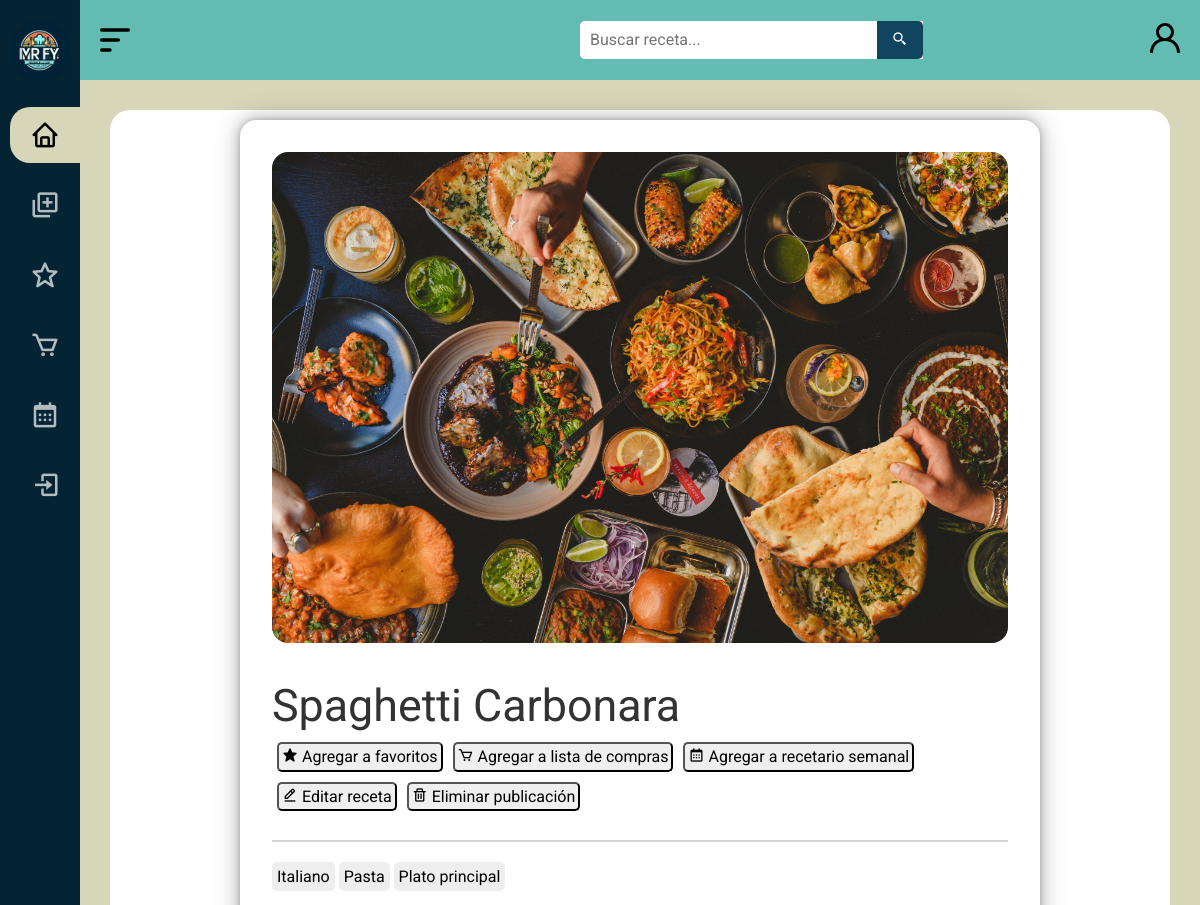
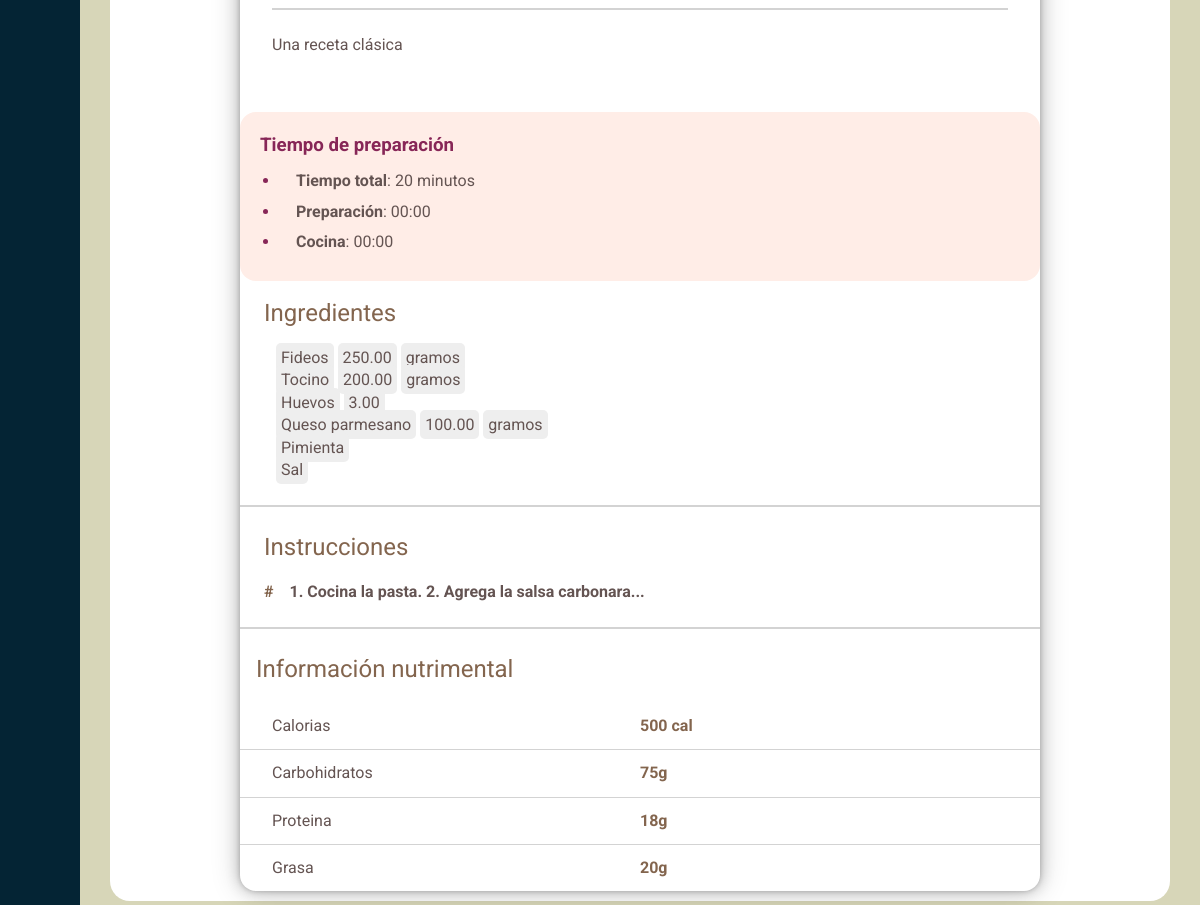
/recipe/1/, run on an earlier commit of the app's database (2 pictures, top to bottom).
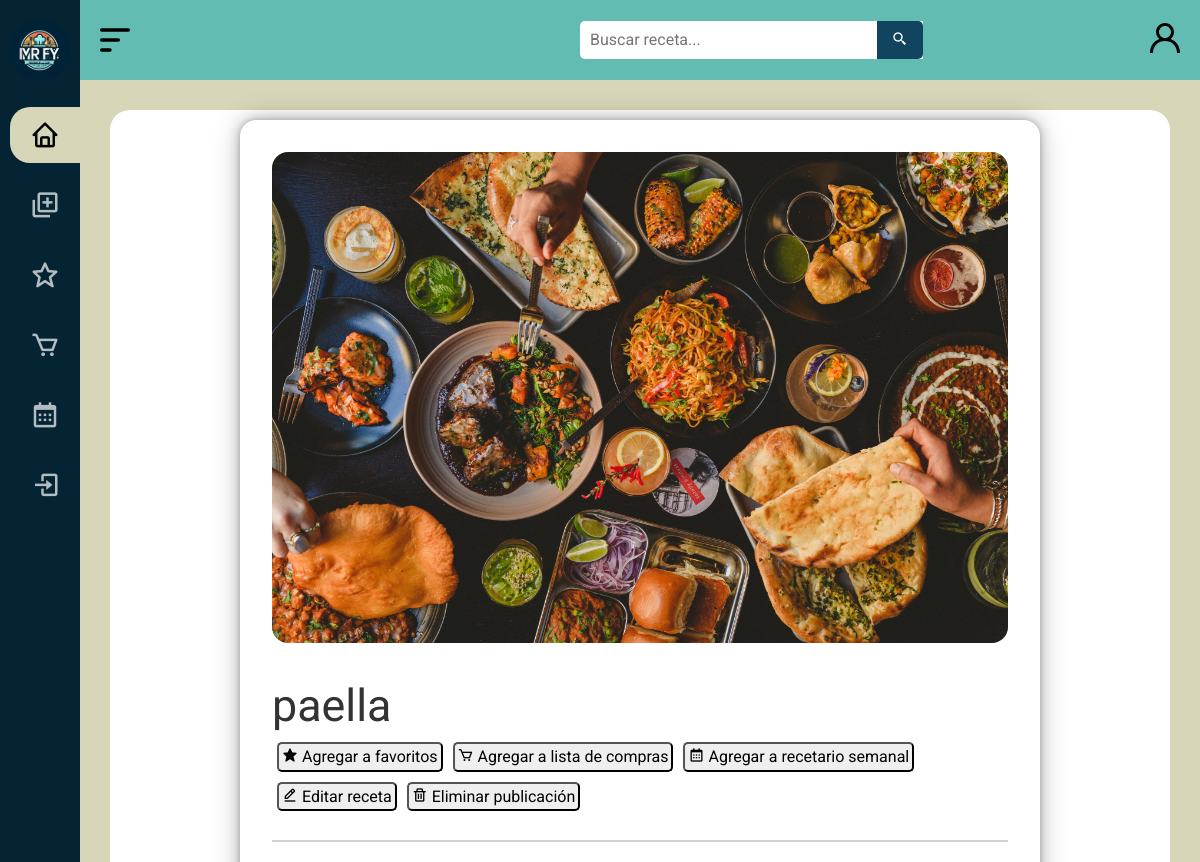
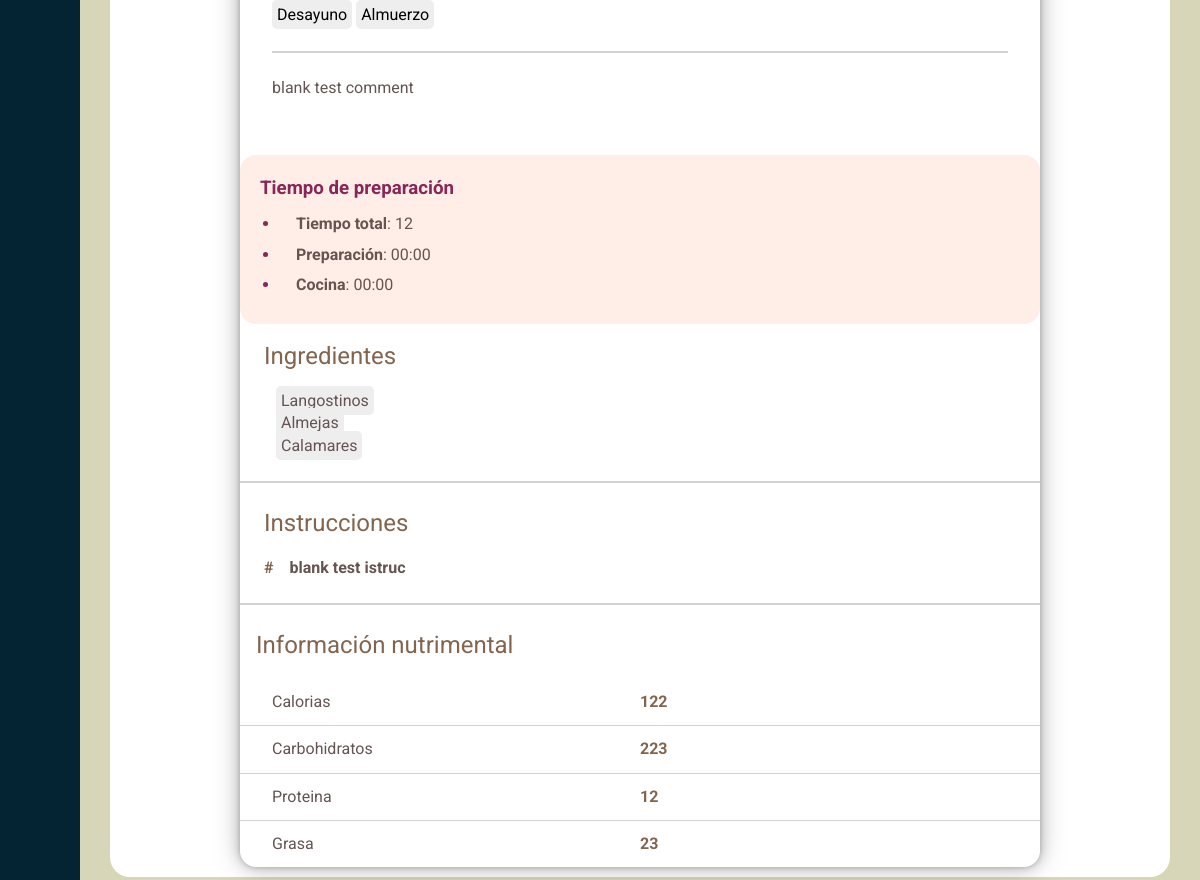
And on a later commit of the database (2 pictures, top to bottom).
### MRFY/models.py (models this page shows, shortened)
class Recipe(models.Model):
    IDReceta = models.AutoField(primary_key=True, unique=True)  # Clave primaria que coincide con la base de datos
    Autor = models.ForeignKey(settings.AUTH_USER_MODEL, on_delete=models.CASCADE, null=False)
    FechaCreación = models.DateTimeField(auto_now_add=True)
    Nombre = models.CharField(max_length=100, null=False)
    Calorias = models.CharField(max_length=50, null=True)
    CarbHidratos = models.CharField(max_length=50, null=True)
    Proteinas = models.CharField(max_length=50, null=True)
    Grasas = models.CharField(max_length=50, null=True)
    Instrucciones = models.TextField(null=True)
    Comentarios = models.TextField(null=True)
    Valoración = models.DecimalField(max_digits=3, decimal_places=1, null=True)
    TiempoPreparación = models.CharField(max_length=50, null=True)
    Imagen = models.TextField(default='images/wallpaper4.jpg')
    Etiquetas = models.ManyToManyField('Tag', through='RecipeTag')
    Ingredientes = models.ManyToManyField('Ingredient', through='RecipeIngredient')

class RecipeTag(models.Model):
    IDReceta = models.ForeignKey(Recipe, on_delete=models.CASCADE)
    IDTag = models.ForeignKey(Tag, on_delete=models.CASCADE)

class Tag(models.Model):
    IDTag = models.AutoField(primary_key=True, unique=True)  # Clave primaria que coincide con la base de datos
    Nombre = models.CharField(max_length=100, null=False)

class RecipeIngredient(models.Model):
    IDReceta = models.ForeignKey(Recipe, on_delete=models.CASCADE)
    IDIngrediente = models.ForeignKey(Ingredient, on_delete=models.CASCADE)
    Cantidad = models.DecimalField(max_digits=10, decimal_places=2, null=True, default=None)
    Unidad = models.CharField(max_length=50, null=True)

class Ingredient(models.Model):
    IDIngrediente = models.AutoField(primary_key=True, unique=True)  # Clave primaria que coincide con la base de datos
    Nombre = models.CharField(max_length=100, null=False)

### MRFY/views.py (the view)
# urls.py: path('recipe/<int:id_receta>/', recipe, name='recipe_detail'),
def recipe(request, id_receta):
    receta = get_object_or_404(Recipe, IDReceta=id_receta)  # Obtiene la receta por ID o devuelve 404 si no existe
    context = {
        "receta": receta,
        "tags": receta.recipetag_set.all(),  # Obtener todas las relaciones RecipeTag asociadas a la receta
        "ingredientes": receta.recipeingredient_set.all(),  # Obtener todas las relaciones RecipeIngredient asociadas a la receta
        "user": request.user
    }
    return render(request, 'vista_receta/recipe.html', context)  # Renderiza el template con la receta

### MRFY/templates/vista_receta/recipe.html (shortened to what this page needs)
{% load static %}
{% load custom_filters %}
<!DOCTYPE html>
<html lang="es">
<head>
    <link rel="stylesheet" href="{% static 'css/normalize.css' %}">
    <link rel="stylesheet" href="{% static 'css/estilos2.css' %}">
    <link href='https://unpkg.com/boxicons@2.1.4/css/boxicons.min.css' rel='stylesheet'>
</head>
<body id="body">
    <header id="header" class="header_standard">
        <div class="icon__menu">
            <img src="{% static 'images/menu-alt-1-svgrepo-com.svg' %}" alt="icono" class="svg__icon" id="btn_open">
        </div>
        <div class="search__box">
            <form action="{% url 'search' %}" method="GET">
                <input type="text" name="q" class="search__input" placeholder="Buscar receta...">
                <button class="search__button" type="submit">
                    <i class="bx bx-search-alt-2"></i>
                </button>
            </form>
        </div>
        <div class="icon__login">
            <a href="#" class="login">
                <img src="{% static 'images/profile-1335-svgrepo-com.svg' %}" alt="" class="svg__icon" title="Iniciar sesion">
            </a>
        </div>
    </header>
    <div class="menu__side" id="menu_side">
        <div class="name__page">
            <a href="/inicio">
                <img src="{% static 'images/icon.png' %}" alt="icono" class="icon">
            </a>
        </div>
        <div class="options__menu">
            <a href="/inicio" class="select">
                <div class="option">
                    <i class='bx bx-home' title="Inicio"></i>
                </div>
            </a>
            <a href="/recipeform">
                <div class="option">
                    <i class='bx bx-add-to-queue' title="Subir receta"></i>
                </div>
            </a>
            <a href="#">
                <div class="option">
                    <i class='bx bx-star' title="Favoritos"></i>
                </div>
            </a>
            {% if user.is_authenticated %}
            <a href="/lista">
            {% else %}
            <a href="/login">
            {% endif %}
                <div class="option">
                    <i class='bx bx-cart' title="Lista de compras"></i>
                </div>
            </a>
            <a href="#">
                <div class="option">
                    <i class='bx bx-calendar' title="Recetario semanal"></i>
                </div>
            </a>
            {% if user.is_authenticated %}
            <a href="/logout">
                <div class="option">
                    <i class='bx bx-log-out' title="Logout"></i>
                    <h4>Cerrar sesion</h4>
                </div>
            </a>
            {% else %}
            <a href="/login">
                <div class="option">
                    <i class='bx bx-log-in' title="Login"></i>
                </div>
            </a>
            {% endif %}
        </div>
    </div>
    <main>
        <div class="main__container" id="recipe__settings">
            <div class="container__recipe">
                <div class="recipe__img">
                    <img src="{% static receta.Imagen %}" alt="">
                </div>
                <div class="recipe__information">
                    <h1>{{ receta.Nombre }}</h1>
                    <div class="interaction">
                        <button class="favorite__btn">
                            <i class='bx bxs-star' ></i> Agregar a favoritos
                        </button>
                        <form action="{% url 'add_to_shopping_list' receta.IDReceta %}" method="POST">
                            <button type="submit" class="shopping-list__btn">
                                <i class='bx bx-cart'></i> Agregar a lista de compras
                            </button>
                        </form>
                        <button class="recetario__btn">
                            <i class='bx bx-calendar' ></i> Agregar a recetario semanal
                        </button>
                    </div>
                    <div class="userpub__opts">
                        <button class="edit__btn">
                            <i class='bx bx-edit-alt'></i> Editar receta
                        </button>
                        <button class="delete__btn">
                            <i class='bx bx-trash' ></i> Eliminar publicación
                        </button>
                    </div>
                    <hr>
                    <div class="tags">
                        {% for tag in tags %}
                            <a href="{% url 'search' %}?q={{ tag.IDTag.Nombre }}" class="tag">{{ tag.IDTag.Nombre }}</a>
                        {% endfor %}
                    </div>
                    <hr>
                    <p class="description">
                        {{ receta.Comentarios }}
                    </p>
                </div>
                <div class="recipe__prep__time">
                    <h3>Tiempo de preparación</h3>
                    <ul>
                        <li><span>Tiempo total</span>: {{ receta.TiempoPreparación }}</li>
                        <li><span>Preparación</span>: 00:00</li>
                        <li><span>Cocina</span>: 00:00</li>
                    </ul>
                </div>
                <div class="recipe__steps">
                    <h2>Ingredientes</h2>
                    {% for ingrediente in ingredientes %}
                        <ul class="ingredients">
                                <span class="tag">{{ ingrediente.IDIngrediente.Nombre }}</span>
                                <span class="tag {% if not ingrediente.Cantidad %}hidden{% endif %}">{{ ingrediente.Cantidad }}</span>
                                <span class="tag {% if not ingrediente.Unidad %}hidden{% endif %}">{{ ingrediente.Unidad }}</span>
                        </ul>
                    {% endfor %}
                </div>
                <hr>
                <div class="recipe__steps">
                    <h2>Instrucciones</h2>
                    <div class="instructions">
                        <div class="item">
                            <div class="num">#</div>
                            <p><span>{{ receta.Instrucciones }}</span></p>
                        </div>
                    </div>
                </div>
                <hr>
                <div class="nutrition__info">
                    <h2>Información nutrimental</h2>
                    <div class="nutrition__table">
                        <div class="item">
                            <p>Calorias</p>
                            <p class="ammount">{{ receta.Calorias }}</p>
                        </div>
                        <div class="item">
                            <p>Carbohidratos</p>
                            <p class="ammount">{{ receta.CarbHidratos }}</p>
                        </div>
                        <div class="item">
                            <p>Proteina</p>
                            <p class="ammount">{{ receta.Proteinas }}</p>
                        </div>
                        <div class="item">
                            <p>Grasa</p>
                            <p class="ammount">{{ receta.Grasas }}</p>
                        </div>
                    </div>
                </div>
            </div>
        </div>
    </main>
</body>
</html>

What changed in the data, as far as the page shows it:
removed RecipeTag: IDTag.Nombre "Italiano"
removed RecipeTag: IDTag.Nombre "Pasta"
removed RecipeTag: IDTag.Nombre "Plato principal"
removed RecipeIngredient: IDIngrediente.Nombre "Fideos", Cantidad "250.00", Unidad "gramos"
removed RecipeIngredient: IDIngrediente.Nombre "Tocino", Cantidad "200.00", Unidad "gramos"
removed RecipeIngredient: IDIngrediente.Nombre "Huevos", Cantidad "3.00"
removed RecipeIngredient: IDIngrediente.Nombre "Queso parmesano", Cantidad "100.00", Unidad "gramos"
removed RecipeIngredient: IDIngrediente.Nombre "Pimienta"
removed RecipeIngredient: IDIngrediente.Nombre "Sal"
changed Recipe: Nombre "Spaghetti Carbonara" → "paella"; Comentarios "Una receta clásica" → "blank test comment"; TiempoPreparación "20 minutos" → "12"; Instrucciones "1. Cocina la pasta. 2. Agrega la salsa carbonara..." → "blank test istruc"; Calorias "500 cal" → "122"; CarbHidratos "75g" → "223"; Proteinas "18g" → "12"; Grasas "20g" → "23"
added RecipeTag: IDTag.Nombre "Desayuno"
added RecipeTag: IDTag.Nombre "Almuerzo"
added RecipeIngredient: IDIngrediente.Nombre "Langostinos"
added RecipeIngredient: IDIngrediente.Nombre "Almejas"
added RecipeIngredient: IDIngrediente.Nombre "Calamares"
